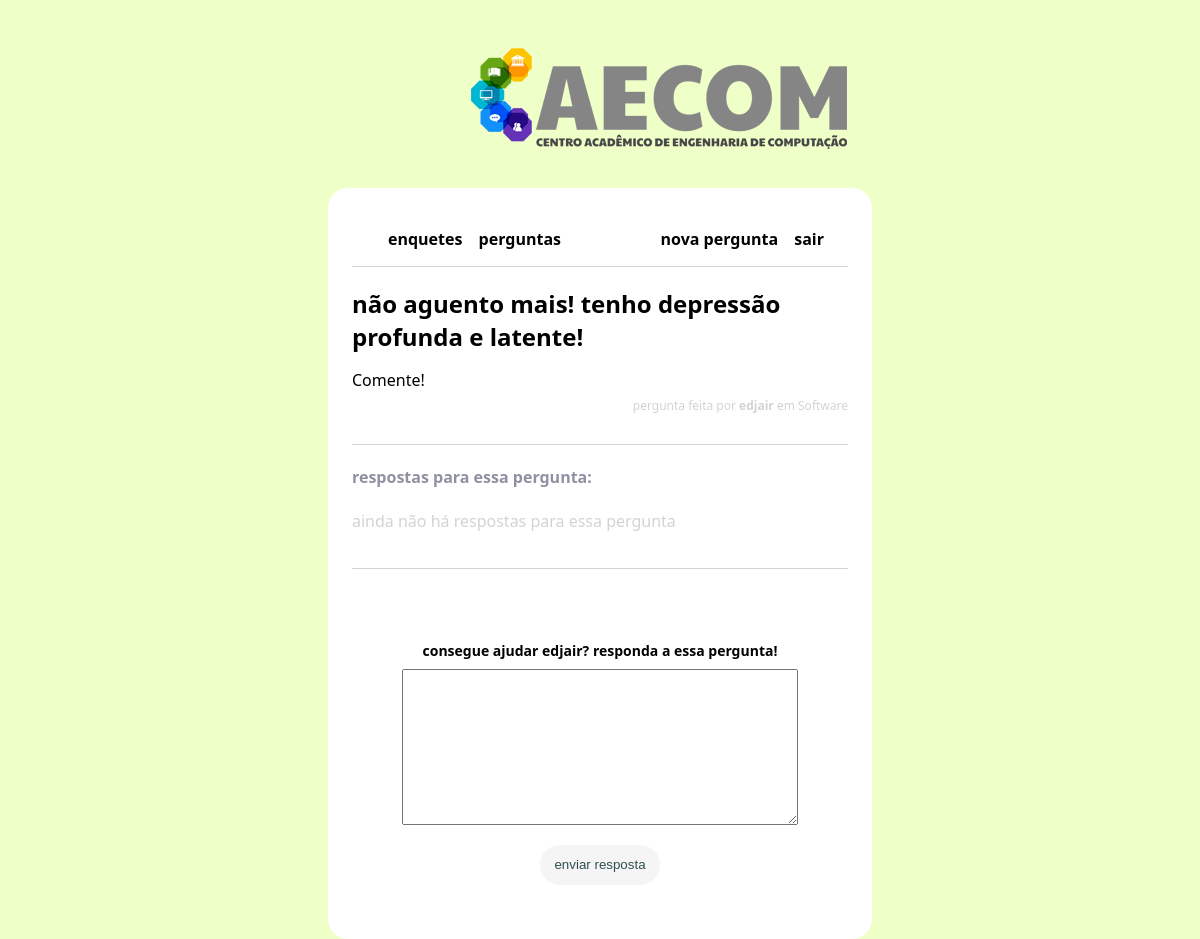
Page /questao/2 (signed in) on the committed database.
### main/models.py (models this page shows, shortened)
class Questao(models.Model):
    area_choices = [
        ["Matemática", "Matemática"],
        ["Hardware", "Hardware"],
        ["Software", "Software"],
        ["Inteligência Artificial", "Inteligência Artificial"],
        ["Lógica", "Lógica"],
        ["Programação", "Programação"],
        ["Física", "Física"],
        ["Química", "Química"],
        ["Ciclo Básico", "Ciclo Básico"]
    ]
    author = models.ForeignKey(User, null=False, on_delete=models.CASCADE)
    title = models.CharField(max_length=200, null=False)
    body = models.TextField(null=False)
    area = models.CharField(max_length=200, choices=area_choices, null=False, default='Ciclo Básico')
    created_at = models.DateTimeField(auto_now_add=True)
    updated_at = models.DateTimeField(auto_now=True)

### main/views.py (the view, shortened to what this page needs)
# urls.py: path('questao/<int:id>', views.questionPage, name='question'),
@login_required(login_url='login')
def questionPage(request, id):
    response_form = NewResponseForm()
    reply_form = NewReplyForm()
    question = Questao.objects.get(id=id)
    context = {
        'question': question,
        'response_form': response_form,
        'reply_form':  reply_form,
    }
    return render(request, 'question.html', context)

### main/forms.py
class NewResponseForm(forms.ModelForm):
    class Meta:
        model = Resposta
        fields = ['body']

class NewReplyForm(forms.ModelForm):
    class Meta:
        model = Resposta
        fields = ['body']
        widgets = {
            'body': forms.Textarea(attrs={
                'rows': 2,
                'placeholder': 'no que você está pensando?'
            })
        }

### main/templates/question.html (shortened to what this page needs)
{% extends 'layouts/page.html' %}
{% block content %}
<div class="page question-page">
<h2 class="question-title">{{question.title}}</h2>
<p class="question-body">{{question.body}}</p>
<small class="question-author">pergunta feita por <b>{{question.author.username}}</b> em {{question.area}}</small>
<div class="responses-container">
    <h4 class="responses-container-heading">respostas para essa pergunta:</h4>
    {% if not question.responses.all %}
        <p class="no-responses-text">ainda não há respostas para essa pergunta</p>
    {% else %}
        {% for response in question.get_responses %}
            {% include 'components/response.html' with response=response%}
        {% endfor %}
    {% endif %}
</div>
{% if user.is_authenticated %}
<form method="POST" action="" class="response-form">
    <div class="fieldWrapper">
        <div class="help-me-response"><label for="{{response_form.body.id_for_label}}">consegue ajudar {{question.author.username}}? responda a essa pergunta!</label></div>
        {{response_form.body}}
    </div>
    <input type="submit" value="enviar resposta" class="submit-button"/>
</form>
{% endif %}
</div>
{% endblock %}

### main/static/css/styles.css (style rules this page uses)
html, .name { position:relative; display: block; width: 50%; margin: 0 auto; height:100px; padding: 20px; flex: auto; }
body { font-family: 'Segoe UI'; background-color: #EFFFC8; }
*, *::after, *::before { box-sizing: border-box; }
.page { display: flex; flex-direction: column; }
.fieldWrapper { display: flex; flex-direction: column; margin: 20px; }
.fieldWrapper label { font-size: 14px; font-weight: 600; text-transform: lowercase; margin-bottom: 10px; }
.submit-button { display:block; width: 120px; height: 40px; border: none; border-radius: 20px; background-color: whitesmoke; color: darkslategray; margin: 0 auto; cursor: pointer; transition: all 1s; }
.question-title { font-weight: 900; margin: 20px auto 0 auto; }
.question-body { margin-bottom: 6px; text-align: justify; }
.question-author { font-size: 12px; color: lightgray; text-align: right; }
.responses-container { border-top: 1px solid lightgray; margin-top: 30px; }
.responses-container-heading { color: #8F91A2; }
.no-responses-text { color: lightgray; }
.help-me-response { margin: 20px auto 0 auto; margin-bottom: 8px; }
.response-form { margin-top: 20px; border-top: 1px solid lightgray; padding: 30px; }

### rows in the picture
Questao: title "não aguento mais! tenho depressão profunda e latente!", body "Comente!", author.username "edjair", area "Software"
